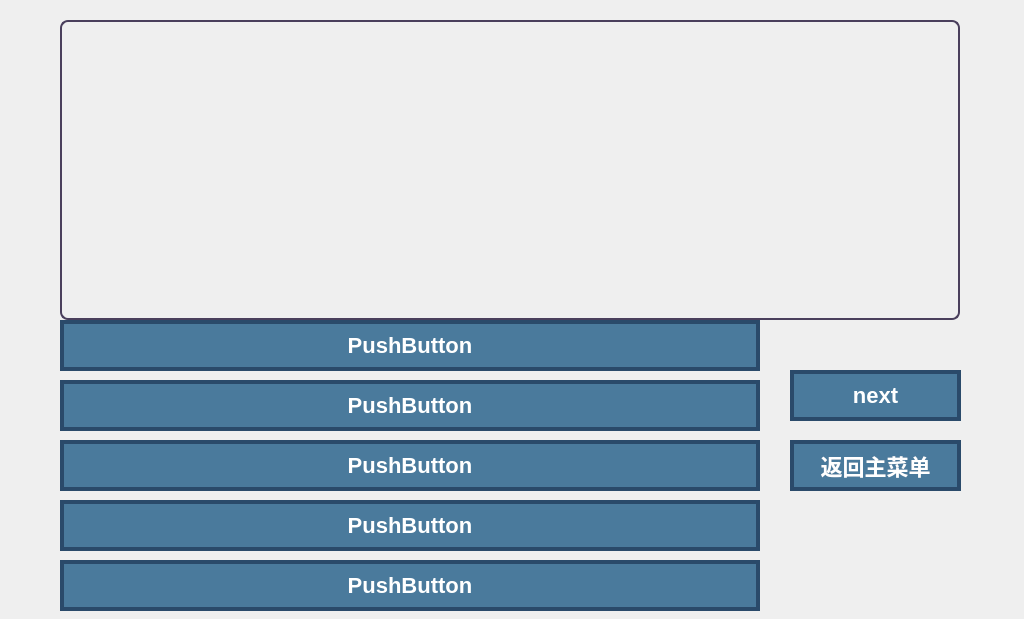
<?xml version="1.0" encoding="UTF-8"?>
<ui version="4.0">
 <class>village</class>
 <widget class="QWidget" name="village">
  <property name="geometry">
   <rect>
    <x>0</x>
    <y>0</y>
    <width>1024</width>
    <height>619</height>
   </rect>
  </property>
  <property name="windowTitle">
   <string>桃源村</string>
  </property>
  <widget class="QPushButton" name="button3">
   <property name="geometry">
    <rect>
     <x>60</x>
     <y>320</y>
     <width>700</width>
     <height>51</height>
    </rect>
   </property>
   <property name="styleSheet">
    <string notr="true">QPushButton {
    background-color: #4a7a9c;
    color: #ffffff;
    font-family: 楷体;
    font-size: 22px;
    font-weight: bold;
    border: 4px solid #2a4a6a;
    border-radius: 0px;
    padding: 8px 20px;
}

QPushButton:hover {
    background-color: #5a8aac;
    border-color: #3a5a7a;
}

QPushButton:pressed {
    background-color: #2a5a7a;
    border-color: #1a3a5a;
}</string>
   </property>
   <property name="text">
    <string>PushButton</string>
   </property>
  </widget>
  <widget class="QPushButton" name="button4">
   <property name="geometry">
    <rect>
     <x>60</x>
     <y>380</y>
     <width>700</width>
     <height>51</height>
    </rect>
   </property>
   <property name="styleSheet">
    <string notr="true">QPushButton {
    background-color: #4a7a9c;
    color: #ffffff;
    font-family: 楷体;
    font-size: 22px;
    font-weight: bold;
    border: 4px solid #2a4a6a;
    border-radius: 0px;
    padding: 8px 20px;
}

QPushButton:hover {
    background-color: #5a8aac;
    border-color: #3a5a7a;
}

QPushButton:pressed {
    background-color: #2a5a7a;
    border-color: #1a3a5a;
}</string>
   </property>
   <property name="text">
    <string>PushButton</string>
   </property>
  </widget>
  <widget class="QPushButton" name="button5">
   <property name="geometry">
    <rect>
     <x>60</x>
     <y>440</y>
     <width>700</width>
     <height>51</height>
    </rect>
   </property>
   <property name="styleSheet">
    <string notr="true">QPushButton {
    background-color: #4a7a9c;
    color: #ffffff;
    font-family: 楷体;
    font-size: 22px;
    font-weight: bold;
    border: 4px solid #2a4a6a;
    border-radius: 0px;
    padding: 8px 20px;
}

QPushButton:hover {
    background-color: #5a8aac;
    border-color: #3a5a7a;
}

QPushButton:pressed {
    background-color: #2a5a7a;
    border-color: #1a3a5a;
}</string>
   </property>
   <property name="text">
    <string>PushButton</string>
   </property>
  </widget>
  <widget class="QPushButton" name="button_back">
   <property name="geometry">
    <rect>
     <x>790</x>
     <y>440</y>
     <width>171</width>
     <height>51</height>
    </rect>
   </property>
   <property name="styleSheet">
    <string notr="true">QPushButton {
    background-color: #4a7a9c;
    color: #ffffff;
    font-family: 楷体;
    font-size: 22px;
    font-weight: bold;
    border: 4px solid #2a4a6a;
    border-radius: 0px;
    padding: 8px 20px;
}

QPushButton:hover {
    background-color: #5a8aac;
    border-color: #3a5a7a;
}

QPushButton:pressed {
    background-color: #2a5a7a;
    border-color: #1a3a5a;
}</string>
   </property>
   <property name="text">
    <string>返回主菜单</string>
   </property>
  </widget>
  <widget class="QPushButton" name="button_next">
   <property name="geometry">
    <rect>
     <x>790</x>
     <y>370</y>
     <width>171</width>
     <height>51</height>
    </rect>
   </property>
   <property name="styleSheet">
    <string notr="true">QPushButton {
    background-color: #4a7a9c;
    color: #ffffff;
    font-family: 楷体;
    font-size: 22px;
    font-weight: bold;
    border: 4px solid #2a4a6a;
    border-radius: 0px;
    padding: 8px 20px;
}

QPushButton:hover {
    background-color: #5a8aac;
    border-color: #3a5a7a;
}

QPushButton:pressed {
    background-color: #2a5a7a;
    border-color: #1a3a5a;
}</string>
   </property>
   <property name="text">
    <string>next</string>
   </property>
  </widget>
  <widget class="QTextEdit" name="textEdit">
   <property name="geometry">
    <rect>
     <x>60</x>
     <y>20</y>
     <width>900</width>
     <height>300</height>
    </rect>
   </property>
   <property name="font">
    <font>
     <family>楷体</family>
     <pointsize>20</pointsize>
    </font>
   </property>
   <property name="styleSheet">
    <string notr="true">background: transparent;
color: #F7F7F7;
border: 2px solid #4a3f5c;
border-radius: 8px;
padding: 10px;</string>
   </property>
  </widget>
  <widget class="QPushButton" name="button6">
   <property name="geometry">
    <rect>
     <x>60</x>
     <y>500</y>
     <width>700</width>
     <height>51</height>
    </rect>
   </property>
   <property name="styleSheet">
    <string notr="true">QPushButton {
    background-color: #4a7a9c;
    color: #ffffff;
    font-family: 楷体;
    font-size: 22px;
    font-weight: bold;
    border: 4px solid #2a4a6a;
    border-radius: 0px;
    padding: 8px 20px;
}

QPushButton:hover {
    background-color: #5a8aac;
    border-color: #3a5a7a;
}

QPushButton:pressed {
    background-color: #2a5a7a;
    border-color: #1a3a5a;
}</string>
   </property>
   <property name="text">
    <string>PushButton</string>
   </property>
  </widget>
  <widget class="QPushButton" name="button7">
   <property name="geometry">
    <rect>
     <x>60</x>
     <y>560</y>
     <width>700</width>
     <height>51</height>
    </rect>
   </property>
   <property name="styleSheet">
    <string notr="true">QPushButton {
    background-color: #4a7a9c;
    color: #ffffff;
    font-family: 楷体;
    font-size: 22px;
    font-weight: bold;
    border: 4px solid #2a4a6a;
    border-radius: 0px;
    padding: 8px 20px;
}

QPushButton:hover {
    background-color: #5a8aac;
    border-color: #3a5a7a;
}

QPushButton:pressed {
    background-color: #2a5a7a;
    border-color: #1a3a5a;
}</string>
   </property>
   <property name="text">
    <string>PushButton</string>
   </property>
  </widget>
 </widget>
 <resources/>
 <connections/>
</ui>
